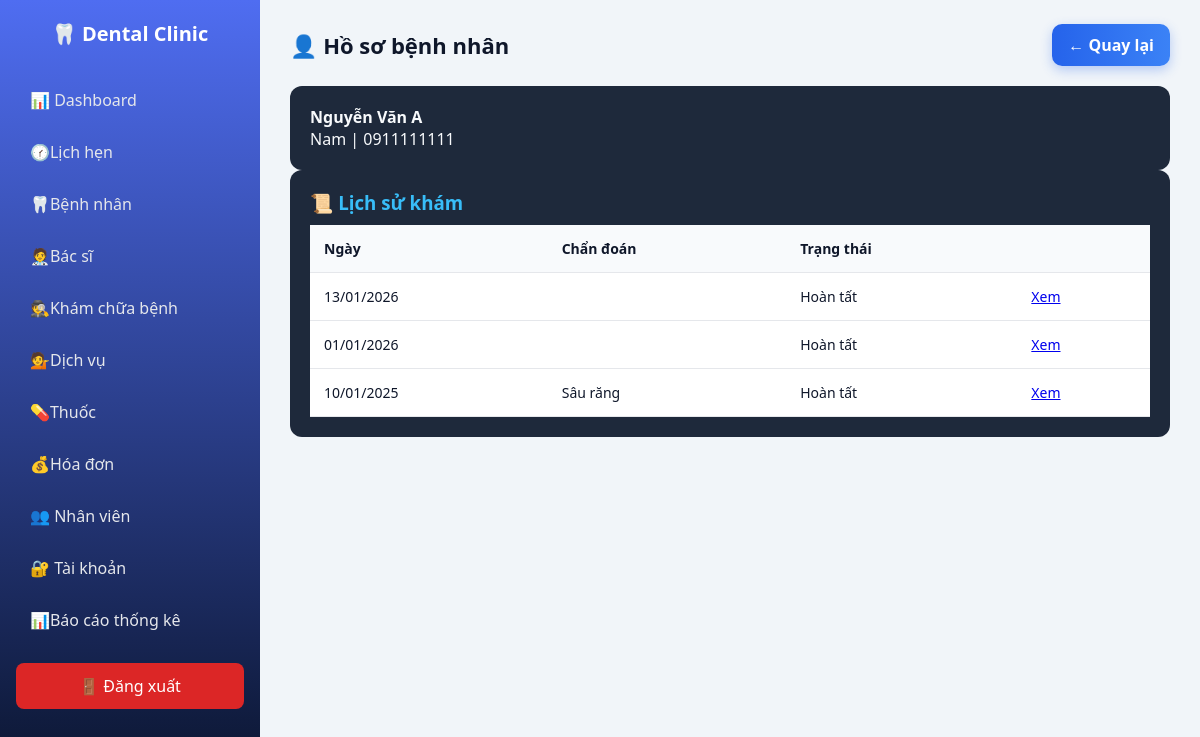
/dental_management/dashboard/dashboard.php?page=patient_view&patient_id=1 (signed in), run on the app's committed database.
### tables this page shows
CREATE TABLE `patients` (
  `patient_id` int(11) NOT NULL,
  `full_name` varchar(100) NOT NULL,
  `gender` enum('Nam','Nữ','Khác') DEFAULT NULL,
  `dob` date DEFAULT NULL,
  `phone` varchar(15) DEFAULT NULL,
  `address` varchar(255) DEFAULT NULL,
  `created_at` timestamp NOT NULL DEFAULT current_timestamp(),
  `status` enum('Hoạt động','Ngưng') DEFAULT 'Hoạt động'
);

CREATE TABLE `medical_records` (
  `record_id` int(11) NOT NULL,
  `patient_id` int(11) NOT NULL,
  `doctor_id` int(11) NOT NULL,
  `appointment_id` int(11) DEFAULT NULL,
  `visit_date` date NOT NULL,
  `symptoms` text DEFAULT NULL,
  `diagnosis` text DEFAULT NULL,
  `treatment_plan` text DEFAULT NULL,
  `notes` text DEFAULT NULL,
  `status` enum('Đang khám','Hoàn tất') DEFAULT 'Đang khám',
  `created_at` timestamp NOT NULL DEFAULT current_timestamp(),
  `updated_at` timestamp NOT NULL DEFAULT current_timestamp() ON UPDATE current_timestamp()
);

### dental_management/dashboard/pages/patient_view.php (the view, shortened to what this page needs)
<?php
require_once __DIR__ . "/../../api/db.php";
$patient_id = (int)($_GET['patient_id'] ?? 0);
$p = $pdo->prepare("SELECT * FROM patients WHERE patient_id=?");
$p->execute([$patient_id]);
$patient = $p->fetch();
$r = $pdo->prepare("
    SELECT record_id, visit_date, diagnosis, status
    FROM medical_records
    WHERE patient_id=?
    ORDER BY visit_date DESC
");
$r->execute([$patient_id]);
$records = $r->fetchAll();
?>
<div class="page-header">
    <h2>👤 Hồ sơ bệnh nhân</h2>
    <a href="dashboard.php?page=medical" class="btn-add">← Quay lại</a>
</div>
<div class="medical-card">
    <p><b><?= htmlspecialchars($patient['full_name']) ?></b></p>
    <p><?= $patient['gender'] ?> | <?= $patient['phone'] ?></p>
</div>
<div class="medical-card full">
    <h3>📜 Lịch sử khám</h3>
    <table class="medical-table">
        <tr>
            <th>Ngày</th>
            <th>Chẩn đoán</th>
            <th>Trạng thái</th>
            <th></th>
        </tr>
        <?php foreach ($records as $r): ?>
        <tr>
            <td><?= date('d/m/Y', strtotime($r['visit_date'])) ?></td>
            <td><?= htmlspecialchars($r['diagnosis']) ?></td>
            <td><?= $r['status'] ?></td>
            <td>
                <a class="btn view"
                   href="dashboard.php?page=medical_history&record_id=<?= $r['record_id'] ?>">
                   Xem
                </a>
            </td>
        </tr>
        <?php endforeach; ?>
    </table>
</div>

### dental_management/dashboard/dashboard.css (style rules this page uses)
* { margin: 0; padding: 0; box-sizing: border-box; font-family: "Segoe UI", Tahoma, sans-serif; }
body { background: #f1f5f9; color: #0f172a; }
body { display: flex; min-height: 100vh; }
table { width: 100%; border-collapse: collapse; }
table th, table td { padding: 12px; text-align: left; font-size: 14px; }
table th { color: #334155; font-weight: 600; }
table tr { border-bottom: 1px solid #e5e7eb; }
table tr:last-child { border-bottom: none; }
.page-header { display: flex; justify-content: space-between; align-items: center; margin-bottom: 20px; }
.page-header h2 { font-size: 22px; color: #0f172a; }
.btn-add { background: linear-gradient(90deg, #2563eb, #3b82f6); color: #fff; padding: 10px 16px; border-radius: 10px; text-decoration: none; font-weight: 600; box-shadow: 0 4px 12px rgba(37,99,235,0.3); }
.medical-card { background: #1e293b; padding: 20px; border-radius: 12px; color: #f8fafc; }
.medical-card h3 { margin-bottom: 10px; color: #38bdf8; }
.medical-card.full { grid-column: 1 / -1; }
.medical-table { width: 100%; border-collapse: collapse; }
.medical-table th, .medical-table td { padding: 14px; border-bottom: 1px solid #e5e7eb; }
.medical-table th { background: #f8fafc; font-weight: 600; }
.medical-card select, .medical-card option, .medical-card input, .medical-card textarea, .medical-card table, .medical-card table td, .medical-card table th { color: #0f172a !important; background: #fff !important; }
.medical-card table th { background: #f8fafc !important; }

### data on the page
patients: full_name "Nguyễn Văn A", gender "Nam", phone "0911111111"
medical_records: visit_date "13/01/2026", status "Hoàn tất"
medical_records: visit_date "01/01/2026", status "Hoàn tất"
medical_records: visit_date "10/01/2025", diagnosis "Sâu răng", status "Hoàn tất"
